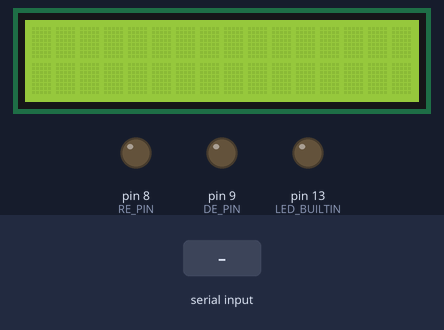
A sketch run on a simulated Arduino Uno, built with avr-gcc and run on an emulated ATmega328P. Shown: 16×2 character LCD, output pins drawn as LEDs (lit = HIGH). The test bench sets the inputs (shaded band).

Above: at 1.2 s.
1.3 s: "1" received over the second serial link
At 2.5 s:
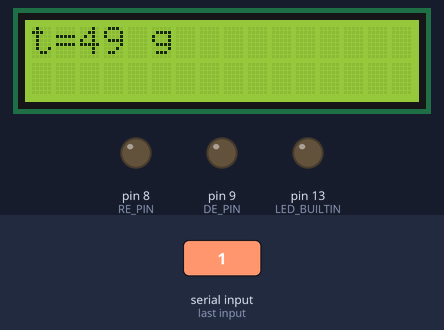
2.8 s: "0" received over the second serial link
At 3.7 s:
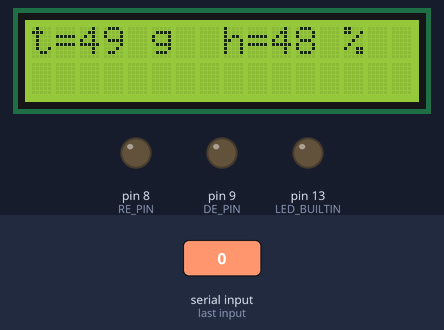
4.3 s: "2" received over the second serial link
At 4.8 s:
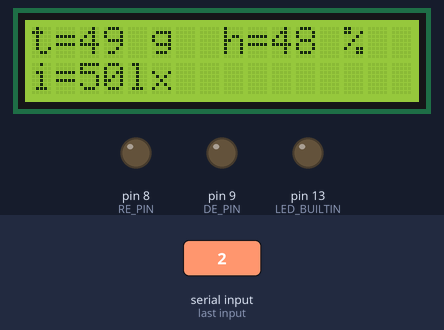
5.8 s: "1" received over the second serial link
At 7.2 s:
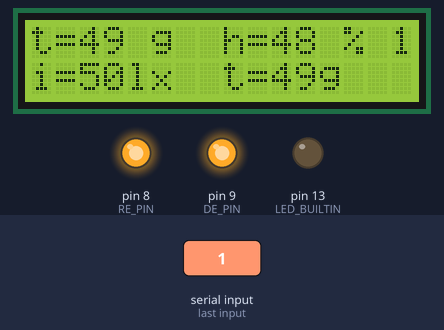
Timing chart, 0 to 17.3 s (numbered marks = the images above; inputs shaded):
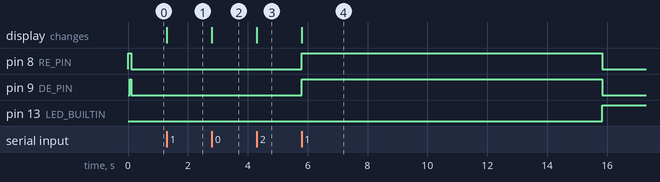

Measured:
- after the input at 1.3 s, the display: changes at once (image 1)
- after the input at 2.8 s, the display: changes at once (image 2)
- after the input at 4.3 s, the display: changes at once (image 3)
- after the input at 5.8 s, pin 8 (RE_PIN), pin 9 (DE_PIN): LOW → HIGH at once, → LOW 10.0 s later; pin 13 (LED_BUILTIN): LOW → HIGH after 10.0 s; the display: changes at once (image 4)

The sketch:

Master_LCD.ino
```cpp
#include <SoftwareSerial.h>
#include <LiquidCrystal.h>

// Define RS485 pins
const int RE_PIN = 8;
const int DE_PIN = 9;
int k=0;

//Define LCD pins
const int rs = 7, en = 6, d4 = 5, d5 = 4, d6 = 3, d7 = 2;
LiquidCrystal lcd(rs, en, d4, d5, d6, d7); // ReadWrite=GND

// SoftwareSerial for RS485 communication
SoftwareSerial rs485(10, 11);

int interrogationWord = 87;

void setup()
{
  rs485.begin(9600);
  Serial.begin (9600);
  pinMode(RE_PIN, OUTPUT);
  pinMode(DE_PIN, OUTPUT);
  pinMode(LED_BUILTIN, OUTPUT);
  digitalWrite(DE_PIN, LOW);
  digitalWrite(RE_PIN, HIGH);
  lcd.begin(16, 2); // 16 caractere si 2 randuri
}

void loop() {
  // Enable RS485 transmit
  digitalWrite(DE_PIN, HIGH);
  delay(20);

  // Send interrogation word
  rs485.write(interrogationWord);
  delay(20); // Allow time for transmission
    if (k==0)
        {digitalWrite(LED_BUILTIN, LOW);}
      else
        {digitalWrite(LED_BUILTIN, HIGH);}
    if (k==0)
        {k=1;}
      else
        {k=0;}
  // Disable RS485 transmit, activate RS485 receive
  digitalWrite(DE_PIN, LOW);
  digitalWrite(RE_PIN, LOW);
  delay(10);
    while (rs485.available() == 0);
  {  }
    lcd.setCursor(0, 0);
    lcd.print("t=");
    lcd.print(rs485.read());
    lcd.print(" g");

    while (rs485.available() == 0);
  {  }
    lcd.setCursor(8, 0);
    lcd.print("h=");
    lcd.print(rs485.read());
    lcd.print(" %");

    while (rs485.available() == 0);
  {  }
    lcd.setCursor(0, 1);
    lcd.print("i=");
    lcd.print(rs485.read());
    lcd.print("lx");

    while (rs485.available() == 0);
  {  }
    lcd.setCursor(8, 1);
    lcd.print("t=");
    lcd.print(rs485.read());
    lcd.print("g");

    lcd.setCursor(15, 0);
    lcd.print(k);

  digitalWrite(DE_PIN, HIGH); //activate transmitt
  digitalWrite(RE_PIN, HIGH);


/*
  // Wait for response from slave
  while (rs485.available() == 0) {
    // Wait for data to arrive
  }

  // Read data from slave
  float receivedData = rs485.parseFloat();
  Serial.print("Received from slave: ");
  Serial.println(receivedData);
*/
  // Wait for a period before the next interrogation
  delay(10000); // 60 seconds (adjust as needed)
}
```
